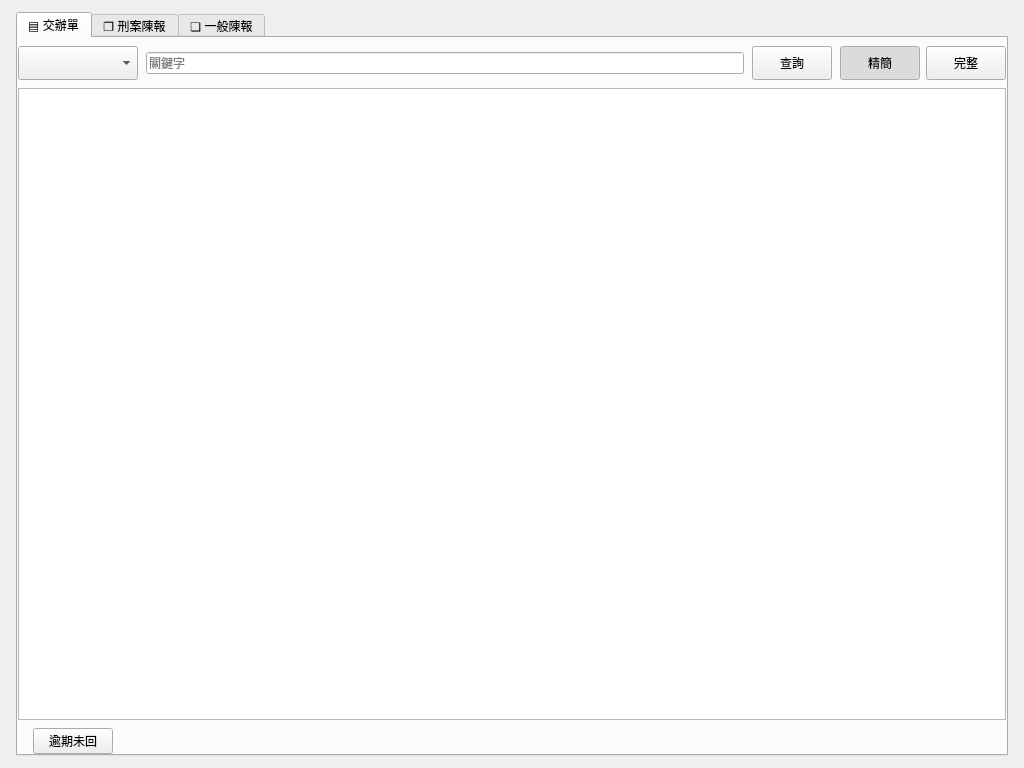
<?xml version="1.0" encoding="UTF-8"?>
<ui version="4.0">
 <class>MainWindow</class>
 <widget class="QMainWindow" name="MainWindow">
  <property name="geometry">
   <rect><x>0</x><y>0</y><width>1024</width><height>768</height></rect>
  </property>
  <property name="windowTitle"><string>公文管理系統 - 資料庫瀏覽</string></property>
  <widget class="QWidget" name="centralwidget">
   <layout class="QVBoxLayout" name="mainVerticalLayout">
    <property name="spacing"><number>8</number></property>
    <property name="leftMargin"><number>16</number></property>
    <property name="topMargin"><number>12</number></property>
    <property name="rightMargin"><number>16</number></property>
    <property name="bottomMargin"><number>12</number></property>
    <item>
     <widget class="QTabWidget" name="browse_subtabs">
      <property name="currentIndex"><number>0</number></property>
      <widget class="QWidget" name="page_task">
       <attribute name="title"><string>▤ 交辦單</string></attribute>
       <layout class="QVBoxLayout" name="task_layout">
        <property name="spacing"><number>8</number></property>
        <property name="leftMargin"><number>0</number></property>
        <property name="topMargin"><number>8</number></property>
        <property name="rightMargin"><number>0</number></property>
        <property name="bottomMargin"><number>0</number></property>
        <item>
         <layout class="QHBoxLayout" name="task_filter">
          <property name="spacing"><number>8</number></property>
          <item>
           <widget class="QComboBox" name="task_scope">
            <property name="minimumSize"><size><width>120</width><height>34</height></size></property>
           </widget>
          </item>
          <item>
           <widget class="QLineEdit" name="task_kw">
            <property name="minimumHeight"><number>34</number></property>
            <property name="placeholderText"><string>關鍵字</string></property>
            <property name="clearButtonEnabled"><bool>true</bool></property>
           </widget>
          </item>
          <item>
           <widget class="QPushButton" name="task_search">
            <property name="minimumSize"><size><width>72</width><height>34</height></size></property>
            <property name="text"><string>查詢</string></property>
           </widget>
          </item>
          <item>
           <layout class="QHBoxLayout" name="task_seg_layout">
            <property name="spacing"><number>6</number></property>
            <item>
             <widget class="QPushButton" name="task_seg_slim">
              <property name="minimumSize"><size><width>64</width><height>34</height></size></property><property name="maximumSize"><size><width>16777215</width><height>34</height></size></property>
              <property name="text"><string>精簡</string></property>
              <property name="checkable"><bool>true</bool></property>
              <property name="checked"><bool>true</bool></property>
              <property name="autoExclusive"><bool>true</bool></property>
             </widget>
            </item>
            <item>
             <widget class="QPushButton" name="task_seg_full">
              <property name="minimumSize"><size><width>64</width><height>34</height></size></property><property name="maximumSize"><size><width>16777215</width><height>34</height></size></property>
              <property name="text"><string>完整</string></property>
              <property name="checkable"><bool>true</bool></property>
              <property name="autoExclusive"><bool>true</bool></property>
             </widget>
            </item>
           </layout>
          </item>
         </layout>
        </item>
        <item>
         <widget class="QTableWidget" name="task_table"/>
        </item>
        <item>
         <layout class="QHBoxLayout" name="task_foot">
          <item>
           <widget class="QLabel" name="task_count"><property name="text"><string/></property></widget>
          </item>
          <item>
           <widget class="QPushButton" name="task_overdue">
            <property name="text"><string>逾期未回</string></property>
            <property name="checkable"><bool>true</bool></property>
            <property name="minimumSize"><size><width>0</width><height>26</height></size></property>
            <property name="maximumSize"><size><width>88</width><height>26</height></size></property>
            <property name="cursor"><cursorShape>PointingHandCursor</cursorShape></property>
           </widget>
          </item>
          <item>
           <spacer name="task_spacer">
            <property name="orientation"><enum>Qt::Horizontal</enum></property>
            <property name="sizeHint" stdset="0"><size><width>40</width><height>20</height></size></property>
           </spacer>
          </item>
          <item>
           <widget class="QLabel" name="task_hint"><property name="text"><string/></property></widget>
          </item>
         </layout>
        </item>
       </layout>
      </widget>
      <widget class="QWidget" name="page_crim">
       <attribute name="title"><string>❐ 刑案陳報</string></attribute>
       <layout class="QVBoxLayout" name="crim_layout">
        <property name="spacing"><number>8</number></property>
        <property name="leftMargin"><number>0</number></property>
        <property name="topMargin"><number>8</number></property>
        <property name="rightMargin"><number>0</number></property>
        <property name="bottomMargin"><number>0</number></property>
        <item>
         <layout class="QHBoxLayout" name="crim_filter">
          <property name="spacing"><number>8</number></property>
          <item>
           <widget class="QComboBox" name="crim_scope">
            <property name="minimumSize"><size><width>120</width><height>34</height></size></property>
           </widget>
          </item>
          <item>
           <widget class="QLineEdit" name="crim_kw">
            <property name="minimumHeight"><number>34</number></property>
            <property name="placeholderText"><string>關鍵字</string></property>
            <property name="clearButtonEnabled"><bool>true</bool></property>
           </widget>
          </item>
          <item>
           <widget class="QPushButton" name="crim_search">
            <property name="minimumSize"><size><width>72</width><height>34</height></size></property>
            <property name="text"><string>查詢</string></property>
           </widget>
          </item>
          <item>
           <layout class="QHBoxLayout" name="crim_seg_layout">
            <property name="spacing"><number>6</number></property>
            <item>
             <widget class="QPushButton" name="crim_seg_slim">
              <property name="minimumSize"><size><width>64</width><height>34</height></size></property><property name="maximumSize"><size><width>16777215</width><height>34</height></size></property>
              <property name="text"><string>精簡</string></property>
              <property name="checkable"><bool>true</bool></property>
              <property name="checked"><bool>true</bool></property>
              <property name="autoExclusive"><bool>true</bool></property>
             </widget>
            </item>
            <item>
             <widget class="QPushButton" name="crim_seg_full">
              <property name="minimumSize"><size><width>64</width><height>34</height></size></property><property name="maximumSize"><size><width>16777215</width><height>34</height></size></property>
              <property name="text"><string>完整</string></property>
              <property name="checkable"><bool>true</bool></property>
              <property name="autoExclusive"><bool>true</bool></property>
             </widget>
            </item>
           </layout>
          </item>
         </layout>
        </item>
        <item>
         <widget class="QTableWidget" name="crim_table"/>
        </item>
        <item>
         <layout class="QHBoxLayout" name="crim_foot">
          <item>
           <widget class="QLabel" name="crim_count"><property name="text"><string/></property></widget>
          </item>
          <item>
           <spacer name="crim_spacer">
            <property name="orientation"><enum>Qt::Horizontal</enum></property>
            <property name="sizeHint" stdset="0"><size><width>40</width><height>20</height></size></property>
           </spacer>
          </item>
          <item>
           <widget class="QLabel" name="crim_hint"><property name="text"><string/></property></widget>
          </item>
         </layout>
        </item>
       </layout>
      </widget>
      <widget class="QWidget" name="page_gen">
       <attribute name="title"><string>❏ 一般陳報</string></attribute>
       <layout class="QVBoxLayout" name="gen_layout">
        <property name="spacing"><number>8</number></property>
        <property name="leftMargin"><number>0</number></property>
        <property name="topMargin"><number>8</number></property>
        <property name="rightMargin"><number>0</number></property>
        <property name="bottomMargin"><number>0</number></property>
        <item>
         <layout class="QHBoxLayout" name="gen_filter">
          <property name="spacing"><number>8</number></property>
          <item>
           <widget class="QComboBox" name="gen_scope">
            <property name="minimumSize"><size><width>120</width><height>34</height></size></property>
           </widget>
          </item>
          <item>
           <widget class="QLineEdit" name="gen_kw">
            <property name="minimumHeight"><number>34</number></property>
            <property name="placeholderText"><string>關鍵字</string></property>
            <property name="clearButtonEnabled"><bool>true</bool></property>
           </widget>
          </item>
          <item>
           <widget class="QPushButton" name="gen_search">
            <property name="minimumSize"><size><width>72</width><height>34</height></size></property>
            <property name="text"><string>查詢</string></property>
           </widget>
          </item>
          <item>
           <layout class="QHBoxLayout" name="gen_seg_layout">
            <property name="spacing"><number>6</number></property>
            <item>
             <widget class="QPushButton" name="gen_seg_slim">
              <property name="minimumSize"><size><width>64</width><height>34</height></size></property><property name="maximumSize"><size><width>16777215</width><height>34</height></size></property>
              <property name="text"><string>精簡</string></property>
              <property name="checkable"><bool>true</bool></property>
              <property name="checked"><bool>true</bool></property>
              <property name="autoExclusive"><bool>true</bool></property>
             </widget>
            </item>
            <item>
             <widget class="QPushButton" name="gen_seg_full">
              <property name="minimumSize"><size><width>64</width><height>34</height></size></property><property name="maximumSize"><size><width>16777215</width><height>34</height></size></property>
              <property name="text"><string>完整</string></property>
              <property name="checkable"><bool>true</bool></property>
              <property name="autoExclusive"><bool>true</bool></property>
             </widget>
            </item>
           </layout>
          </item>
         </layout>
        </item>
        <item>
         <widget class="QTableWidget" name="gen_table"/>
        </item>
        <item>
         <layout class="QHBoxLayout" name="gen_foot">
          <item>
           <widget class="QLabel" name="gen_count"><property name="text"><string/></property></widget>
          </item>
          <item>
           <spacer name="gen_spacer">
            <property name="orientation"><enum>Qt::Horizontal</enum></property>
            <property name="sizeHint" stdset="0"><size><width>40</width><height>20</height></size></property>
           </spacer>
          </item>
          <item>
           <widget class="QLabel" name="gen_hint"><property name="text"><string/></property></widget>
          </item>
         </layout>
        </item>
       </layout>
      </widget>
     </widget>
    </item>
   </layout>
  </widget>
 </widget>
</ui>
